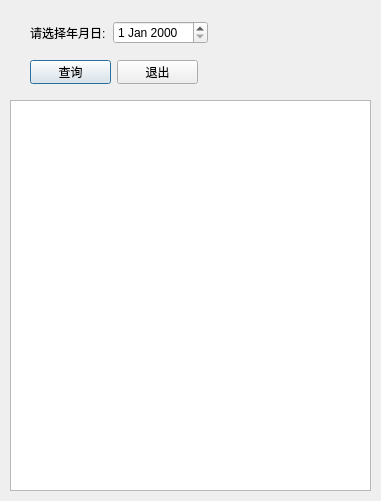
<?xml version="1.0" encoding="UTF-8"?>
<ui version="4.0">
 <class>StockqQuery_Dialog</class>
 <widget class="QDialog" name="StockqQuery_Dialog">
  <property name="geometry">
   <rect>
    <x>0</x>
    <y>0</y>
    <width>381</width>
    <height>501</height>
   </rect>
  </property>
  <property name="windowTitle">
   <string>Dialog</string>
  </property>
  <widget class="QTableWidget" name="tableWidget">
   <property name="geometry">
    <rect>
     <x>10</x>
     <y>100</y>
     <width>361</width>
     <height>391</height>
    </rect>
   </property>
  </widget>
  <widget class="QWidget" name="">
   <property name="geometry">
    <rect>
     <x>30</x>
     <y>20</y>
     <width>178</width>
     <height>25</height>
    </rect>
   </property>
   <layout class="QHBoxLayout" name="horizontalLayout">
    <item>
     <widget class="QLabel" name="label">
      <property name="text">
       <string>请选择年月日:</string>
      </property>
     </widget>
    </item>
    <item>
     <widget class="QDateEdit" name="dateEdit"/>
    </item>
   </layout>
  </widget>
  <widget class="QWidget" name="">
   <property name="geometry">
    <rect>
     <x>30</x>
     <y>60</y>
     <width>168</width>
     <height>24</height>
    </rect>
   </property>
   <layout class="QHBoxLayout" name="horizontalLayout_2">
    <item>
     <widget class="QPushButton" name="queryButton">
      <property name="text">
       <string>查询</string>
      </property>
     </widget>
    </item>
    <item>
     <widget class="QPushButton" name="quit_Button">
      <property name="text">
       <string>退出</string>
      </property>
     </widget>
    </item>
   </layout>
  </widget>
 </widget>
 <resources/>
 <connections/>
</ui>
